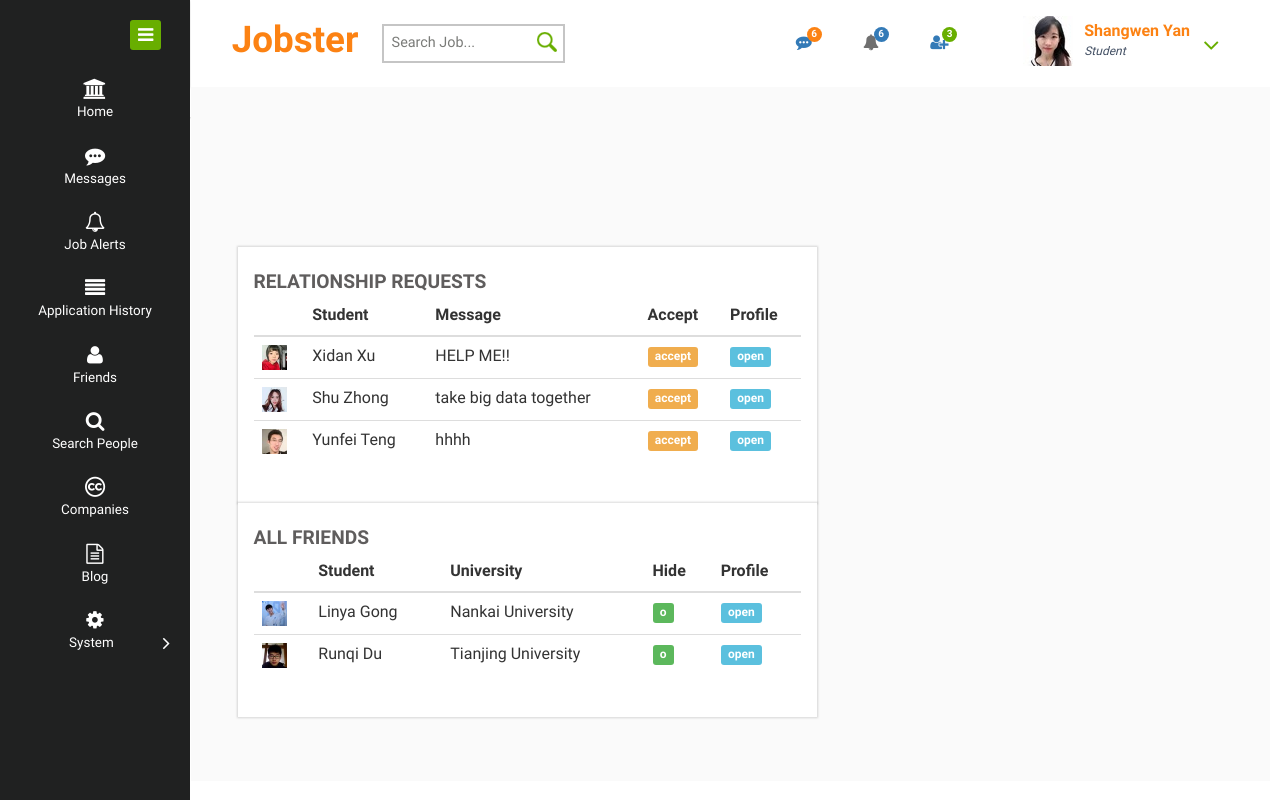
The app's page /jobster/stu_friends.php (signed in) with its own data.
### tables this page shows
CREATE TABLE `relationrequest` (
  `sid1` int(11) NOT NULL,
  `sid2` int(11) NOT NULL,
  `requestTime` datetime NOT NULL DEFAULT CURRENT_TIMESTAMP,
  `status` int(11) DEFAULT '0' COMMENT '0 unread 1 read',
  `msg` varchar(45) DEFAULT NULL,
  PRIMARY KEY (`sid1`,`sid2`,`requestTime`)
);

CREATE TABLE `Student` (
  `sid` int(11) NOT NULL AUTO_INCREMENT,
  `sname` varchar(16) DEFAULT NULL,
  `pswd` varchar(32) NOT NULL,
  `email` varchar(45) NOT NULL,
  `phone` varchar(15) DEFAULT NULL,
  `interest` varchar(100) DEFAULT NULL,
  `resumeFile` blob,
  `resumeText` varchar(5000) DEFAULT NULL,
  `university` varchar(45) DEFAULT NULL,
  `qualification` varchar(20) DEFAULT NULL COMMENT 'MS, BS, etc',
  `major` varchar(50) DEFAULT NULL,
  `gpa` varchar(10) DEFAULT NULL,
  `startDate` date DEFAULT NULL,
  `endDate` date DEFAULT NULL,
  `seenbyall` int(10) DEFAULT '1' COMMENT '1 all can see; 0 only friends and applied companies',
  PRIMARY KEY (`sid`),
  UNIQUE KEY `email_UNIQUE` (`email`)
);

CREATE TABLE `relationship` (
  `sid1` int(11) NOT NULL COMMENT 'from',
  `sid2` int(11) NOT NULL COMMENT 'to',
  `hide` int(10) unsigned DEFAULT '0' COMMENT '0 not hide; 1 hide',
  PRIMARY KEY (`sid1`,`sid2`),
  KEY `relation_sid2_idx` (`sid2`)
);

### jobster/stu_friends.php (the view, shortened to what this page needs)
<?php
    require_once('connect.php');
    $sid=$_SESSION['sid'];
    $sid=mysqli_real_escape_string($con,$sid);
    $sql_msg="SELECT sname,sid1,sid2,msg,msgTime,status from message,student where message.sid2='$sid' and status=0 and message.sid1=student.sid;";
    $result_msg= mysqli_query($con,$sql_msg);
    $count_msg=mysqli_num_rows($result_msg);
    $sql_alert="select jid,cid,title,cname from jobalert inner join job using (jid) inner join company using(cid) where status = 0 and sid='$sid' order by addTime desc;";
    $result_alert= mysqli_query($con,$sql_alert);
    $count_alert=mysqli_num_rows($result_alert);
    $sql_request="select sname,msg,sid1, university from relationrequest inner join Student on sid1 = sid where status = 0 and sid2 = '$sid';";
    $result_request= mysqli_query($con,$sql_request);
    $count_request=mysqli_num_rows($result_request);
    $sql_request0="select sname,msg,sid1, university from relationrequest inner join Student on sid1 = sid where status = 0 and sid2 = '$sid';";
    $result_request0= mysqli_query($con,$sql_request0);
    $count_request0=mysqli_num_rows($result_request0);
    $sql_friends = "select sname, university, hide, sid2 from relationship inner join Student on sid2=sid where sid1 = '$sid';";
    $result_friends= mysqli_query($con,$sql_friends);
    $count_friends=mysqli_num_rows($result_friends);
?>
<!DOCTYPE HTML>
<html>
<head>
    <link href="css/bootstrap.css" rel="stylesheet" type="text/css" media="all">
    <link href="css/style.css" rel="stylesheet" type="text/css" media="all"/>
    <link href="css/font-awesome.css" rel="stylesheet">
</head>
<body>
<div class="page-container">
    <div class="left-content">
        <div class="mother-grid-inner">
            <div class="header-main">
                <div class="header-left">
                    <div class="logo-name">
                        <a href="index.php"> <h1>Jobster</h1>
                        </a>
                    </div>
                    <div class="search-box">
                        <form action ="index_stu.php" method="POST">
                            <input type="text" name="job_search" placeholder="Search Job..." required="">
                            <input type="submit" value="">
                        </form>
                    </div>
                </div>
                <div class="header-right">
                    <div class="profile_details_left">
                        <ul class="nofitications-dropdown">
                            <li class="dropdown head-dpdn">
                                <a href="#" class="dropdown-toggle" data-toggle="dropdown" aria-expanded="false"><i class="fa fa-commenting"></i><span class="badge"><?php echo $count_msg?></span></a>
                            </li>
                            <li class="dropdown head-dpdn">
                                <a href="#" class="dropdown-toggle" data-toggle="dropdown" aria-expanded="false"><i class="fa fa-bell"></i><span class="badge blue"><?php echo $count_alert?></span></a>
                            </li>
                            <li class="dropdown head-dpdn">
                                <a href="#" class="dropdown-toggle" data-toggle="dropdown" aria-expanded="false"><i class="fa fa-user-plus"></i><span class="badge blue1"><?php echo $count_request?></span></a>
                            </li>
                        </ul>
                        <div class="clearfix"> </div>
                    </div>
                    <div class="profile_details">
                        <ul>
                            <li class="dropdown profile_details_drop">
                                <a href="#" class="dropdown-toggle" data-toggle="dropdown" aria-expanded="false">
                                    <div class="profile_img">
                                        <span class="prfil-img"><?php echo "<img src=\"images/stu/s".$sid.".jpg\" alt=\"\" >"?> </span>
                                        <div class="user-name">
                                            <p><?php echo $_SESSION['sname']?></p>
                                            <span>Student</span>
                                        </div>
                                        <i class="fa fa-angle-down lnr"></i>
                                        <div class="clearfix"></div>
                                    </div>
                                </a>
                            </li>
                        </ul>
                    </div>
                    <div class="clearfix"> </div>
                </div>
                <div class="clearfix"> </div>
            </div>
            <div class="inner-block">
                <div class="chit-chat-layer1">
                    <div class="col-md-6 chit-chat-layer1-left" id = " msg_left" style="width: 60%;">
                        <div class="work-progres">
                            <div class="chit-chat-heading">
                                Relationship Requests
                            </div>
                            <div class="table-responsive">
                                <table class="table table-hover">
                                    <thead>
                                    <tr>
                                        <th></th>
                                        <th>Student</th>
                                        <th>Message</th>
                                        <th></th>
                                        <th>Accept</th>
                                        <th>Profile</th>
                                    </tr>
                                    </thead>
                                    <tbody>
                                    <?php
                                    for ($i = 0; $i < $count_request0; $i++){
                                        if($row=mysqli_fetch_assoc($result_request0)){
                                            $sid1_request0 = $row['sid1'];
                                            $sname = $row['sname'];;
                                            $msg = $row['msg'];
                                            echo "
                                                    <tr>
                                                        <td><img src=\"images/stu/s".$sid1_request0.".jpg\" alt=\"\" height=\"25\" width=\"25\"></td>
                                                        <td >".$sname."</td>
                                                        <td colspan=\"2\">".$msg."</td>
                                                        <td><span class=\"label label-warning accept \" >accept</span> <span  hidden>".$sid1_request0."</span></td>
                                                        <td ><span  id='open' class=\"label label-info open\">open</span><span  hidden>".$sid1_request0."</span></td>
                                                    </tr>
                                                ";
                                        }
                                    }
                                    ?>
                                    </tbody>
                                </table>
                            </div>
                        </div>
                    </div>
                </div>
                <div class="chit-chat-layer1">
                    <div class="col-md-6 chit-chat-layer1-left" id = " msg_left" style="width: 60%;">
                        <div class="work-progres">
                            <div class="chit-chat-heading">
                                All friends
                            </div>
                            <div class="table-responsive">
                                <table class="table table-hover">
                                    <thead>
                                    <tr>
                                        <th></th>
                                        <th>Student</th>
                                        <th>University</th>
                                        <th></th>
                                        <th>Hide</th>
                                        <th>Profile</th>
                                    </tr>
                                    </thead>
                                    <tbody>
                                    <?php
                                    for ($i = 0; $i < $count_friends; $i++){
                                        if($row=mysqli_fetch_assoc($result_friends)){
                                            $sid2_friends = $row['sid2'];
                                            $sname = $row['sname'];
                                            $suni = $row['university'];
                                            $hide = $row['hide'];
                                            if($hide == 0){
                                                echo "
                                                    <tr>
                                                        <td><img src=\"images/stu/s".$sid2_friends.".jpg\" alt=\"\" height=\"25\" width=\"25\"></td>
                                                        <td >".$sname."</td>
                                                        <td colspan=\"2\">".$suni."</td>
                                                        <td><span class=\"label label-success hidef\">o</span><span id='sid' hidden>".$sid2_friends."</span></td>
                                                        <td ><span id='open' class=\"label label-info open\">open</span><span id='sid' hidden>".$sid2_friends."</span></td>
                                                    </tr>
                                                ";
                                            }
                                        }
                                    }
                                    ?>
                                    </tbody>
                                </table>
                            </div>
                        </div>
                    </div>
                </div>
                <div class="main-page-charts" >
                    </div>
                </div>
            </div>
            </div>
            <div class="copyrights">
                <p>Copyright &copy; New York University CS6083: Yan Li, Shangwen Yan</p>            </div>
        </div>
    <div class="sidebar-menu">
        <div class="logo"> <a href="#" class="sidebar-icon"> <span class="fa fa-bars"></span> </a>  </div>
        <div class="menu">
            <ul id="menu" >
                <li id="menu-home" ><a href="index_stu.php"><i class="fa fa-university"></i><span>Home</span></a></li>
                <li><a href="stu_msg.php"><i class="fa fa-commenting"></i><span>Messages</span></a></li>
                <li><a href="stu_job_alert.php"><i class="fa fa-bell-o"></i><span>Job Alerts</span></a></li>
                <li><a href="stu_application.php"><i class="fa fa-align-justify"></i><span>Application History</span></a></li>
                <li><a href="stu_friends.php"><i class="fa fa-user"></i><span>Friends</span></a></li>
                <li><a href="stu_search.php"><i class="fa fa-search"></i><span>Search People</span></a></li>
                <li><a href="stu_companies.php"><i class="fa fa-creative-commons"></i><span>Companies</span></a></li>
                <li><a href="stu_blog.php"><i class="fa fa-file-text-o"></i><span>Blog</span></a></li>
                <li><a href="#"><i class="fa fa-cog"></i><span>System</span><span class="fa fa-angle-right" style="float: right"></span></a>
                </li>
            </ul>
        </div>
    </div>
</body>
</html>

### records on screen
relationrequest: shows a picture, student.sname "Xidan Xu", msg "HELP ME!!"
relationrequest: shows a picture, student.sname "Shu Zhong", msg "take big data together"
relationrequest: shows a picture, student.sname "Yunfei Teng", msg "hhhh"
relationship: shows a picture, student.sname "Linya Gong", student.university "Nankai University"
relationship: shows a picture, student.sname "Runqi Du", student.university "Tianjing University"

### other values on screen
$count_msg "6"
$count_alert "6"
$count_request "3"
$_SESSION['sname'] "Shangwen Yan"
